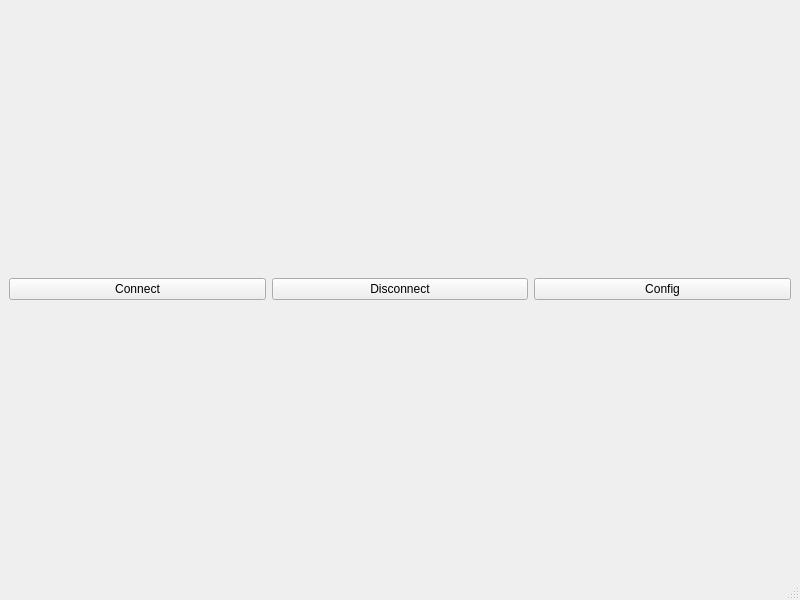
<?xml version="1.0" encoding="UTF-8"?>
<ui version="4.0">
 <class>MainWindow</class>
 <widget class="QMainWindow" name="MainWindow">
  <property name="geometry">
   <rect>
    <x>0</x>
    <y>0</y>
    <width>800</width>
    <height>600</height>
   </rect>
  </property>
  <property name="windowTitle">
   <string>MainWindow</string>
  </property>
  <widget class="QWidget" name="centralwidget">
   <layout class="QVBoxLayout" name="verticalLayout">
    <item>
     <layout class="QHBoxLayout" name="horizontalLayout">
      <item>
       <widget class="QPushButton" name="connectButton">
        <property name="text">
         <string>Connect</string>
        </property>
       </widget>
      </item>
      <item>
       <widget class="QPushButton" name="disconnectButton">
        <property name="text">
         <string>Disconnect</string>
        </property>
       </widget>
      </item>
      <item>
       <widget class="QPushButton" name="configButton">
        <property name="text">
         <string>Config</string>
        </property>
       </widget>
      </item>
     </layout>
    </item>
    <item>
     <layout class="QHBoxLayout" name="chartView"/>
    </item>
   </layout>
  </widget>
  <widget class="QStatusBar" name="statusBar"/>
 </widget>
 <resources/>
 <connections/>
</ui>
